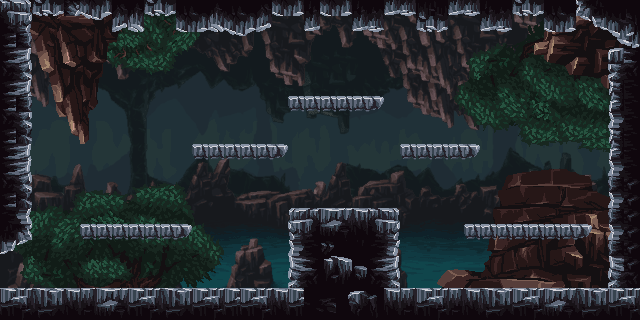

Tiled map render using the project's own tile images. Description and the map definition, with tile-layer contents summarised, below:
An orthogonal 40x20 tile map with 16x16 px tiles, 4 tile layers (bg2, bg1, bg3, Tile Layer 1), 3 tilesets, 5 image layers.

<map version="1.10" tiledversion="1.11.0" orientation="orthogonal" renderorder="right-down" width="40" height="20" tilewidth="16" tileheight="16" infinite="0" nextlayerid="10" nextobjectid="1">
 <tileset firstgid="1" source="teste.tsx" />
 <tileset firstgid="4097" source="arvere.tsx" />
 <tileset firstgid="10497" source="arvores.tsx" />
 <imagelayer id="8" name="Image Layer 5">
  <image source="background1.png" width="640" height="320" />
 </imagelayer>
 <imagelayer id="7" name="Image Layer 4">
  <image source="background2.png" width="640" height="320" />
 </imagelayer>
 <imagelayer id="6" name="Image Layer 3">
  <image source="background3.png" width="640" height="320" />
 </imagelayer>
 <imagelayer id="5" name="Image Layer 2">
  <image source="background4a.png" width="640" height="320" />
 </imagelayer>
 <imagelayer id="4" name="Image Layer 1">
  <image source="background4b.png" width="640" height="320" />
 </imagelayer>
 <layer id="3" name="bg2" width="40" height="20">
  <data>[800 cells, 431 non-empty, 431 distinct tile ids]</data>
 </layer>
 <layer id="2" name="bg1" width="40" height="20">
  <data>[800 cells, 172 non-empty, 172 distinct tile ids]</data>
 </layer>
 <layer id="9" name="bg3" width="40" height="20">
  <data>[800 cells, 129 non-empty, 59 distinct tile ids]</data>
 </layer>
 <layer id="1" name="Tile Layer 1" width="40" height="20">
  <data>[800 cells, 147 non-empty, 57 distinct tile ids]</data>
 </layer>
</map>
